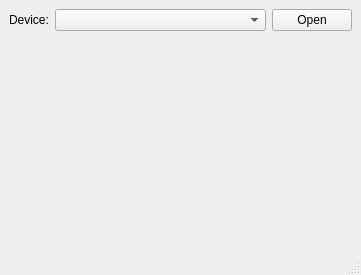
<?xml version="1.0" encoding="UTF-8"?>
<ui version="4.0">
 <class>ControlAppWindow</class>
 <widget class="QMainWindow" name="ControlAppWindow">
  <property name="geometry">
   <rect>
    <x>0</x>
    <y>0</y>
    <width>361</width>
    <height>275</height>
   </rect>
  </property>
  <property name="windowTitle">
   <string>ControlAppWindow</string>
  </property>
  <widget class="QWidget" name="centralwidget">
   <layout class="QVBoxLayout" name="verticalLayout">
    <item>
     <layout class="QHBoxLayout" name="horizontalLayout">
      <item>
       <widget class="QLabel" name="deviceLabel">
        <property name="text">
         <string>Device:</string>
        </property>
       </widget>
      </item>
      <item>
       <widget class="QComboBox" name="deviceComboBox">
        <property name="sizePolicy">
         <sizepolicy hsizetype="Expanding" vsizetype="Fixed">
          <horstretch>0</horstretch>
          <verstretch>0</verstretch>
         </sizepolicy>
        </property>
       </widget>
      </item>
      <item>
       <widget class="QPushButton" name="deviceOpenButton">
        <property name="text">
         <string>Open</string>
        </property>
       </widget>
      </item>
     </layout>
    </item>
    <item>
     <spacer name="verticalSpacer">
      <property name="orientation">
       <enum>Qt::Vertical</enum>
      </property>
      <property name="sizeHint" stdset="0">
       <size>
        <width>20</width>
        <height>182</height>
       </size>
      </property>
     </spacer>
    </item>
   </layout>
  </widget>
  <widget class="QMenuBar" name="menubar">
   <property name="geometry">
    <rect>
     <x>0</x>
     <y>0</y>
     <width>361</width>
     <height>21</height>
    </rect>
   </property>
  </widget>
  <widget class="QStatusBar" name="statusbar"/>
 </widget>
 <resources/>
 <connections/>
</ui>
